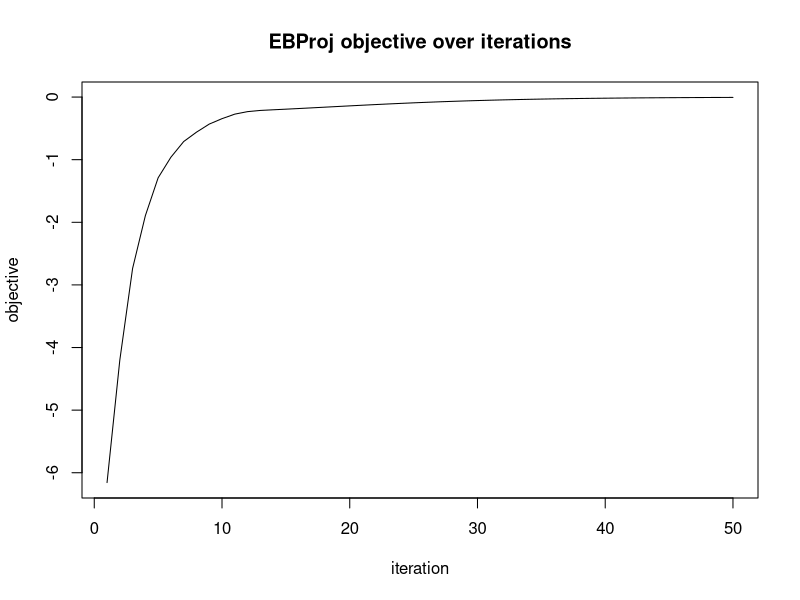
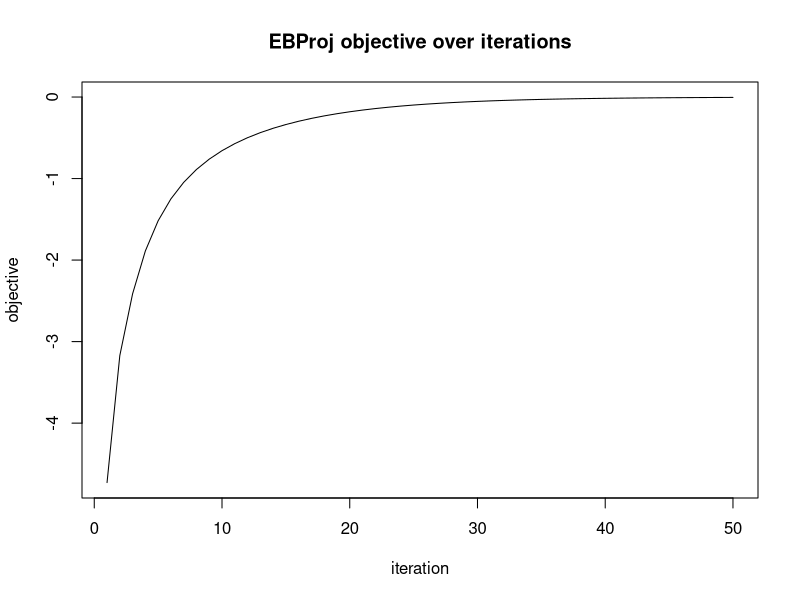
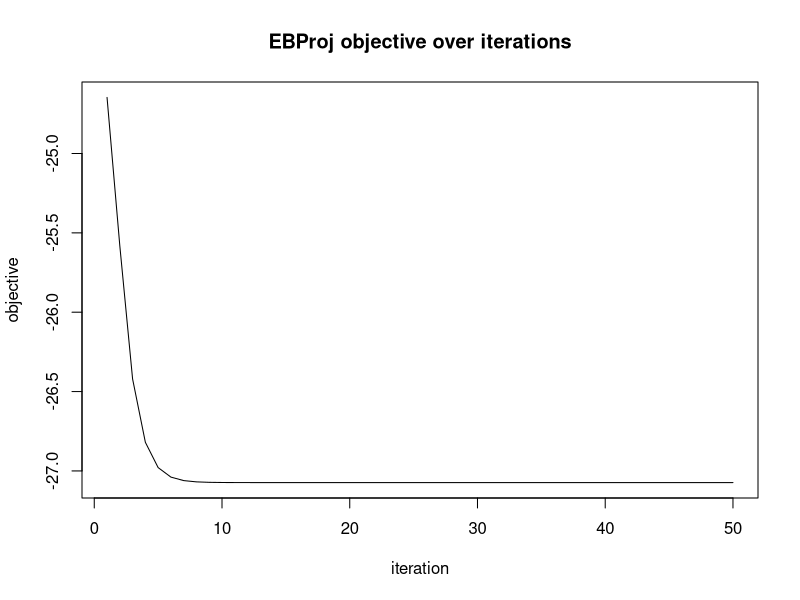
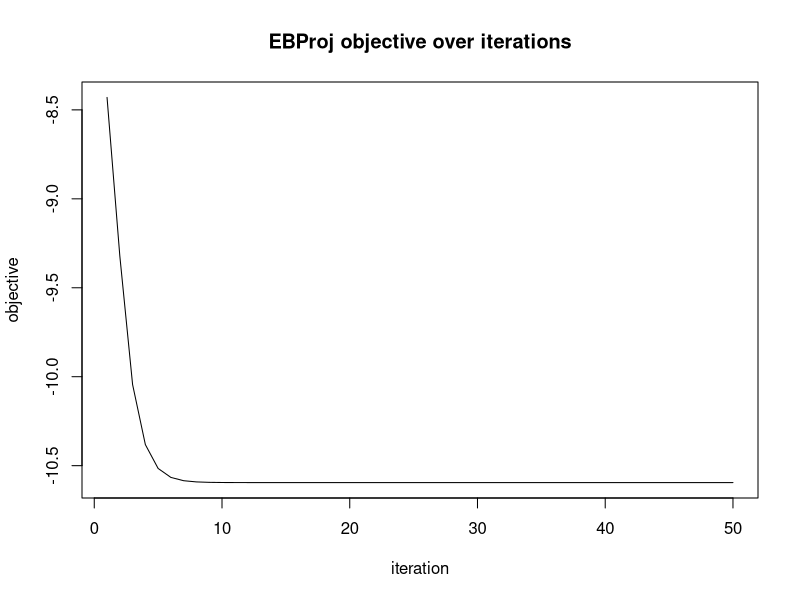
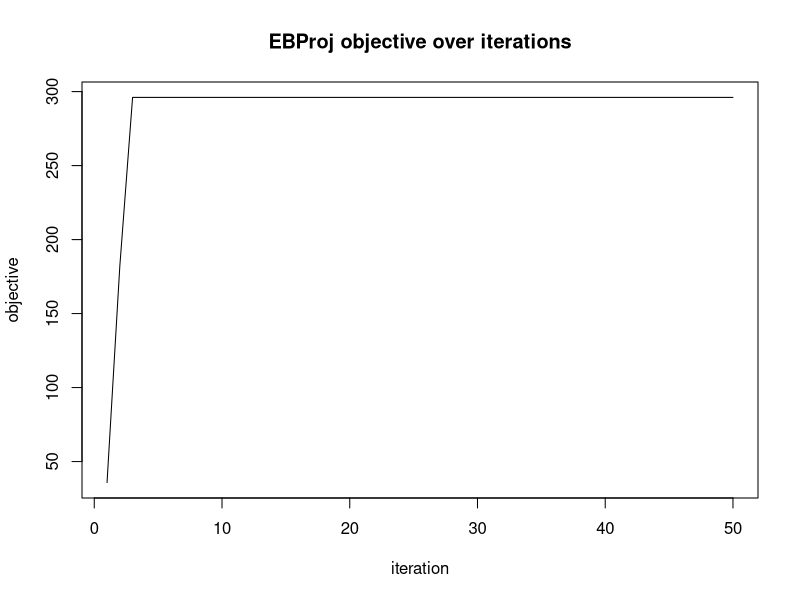
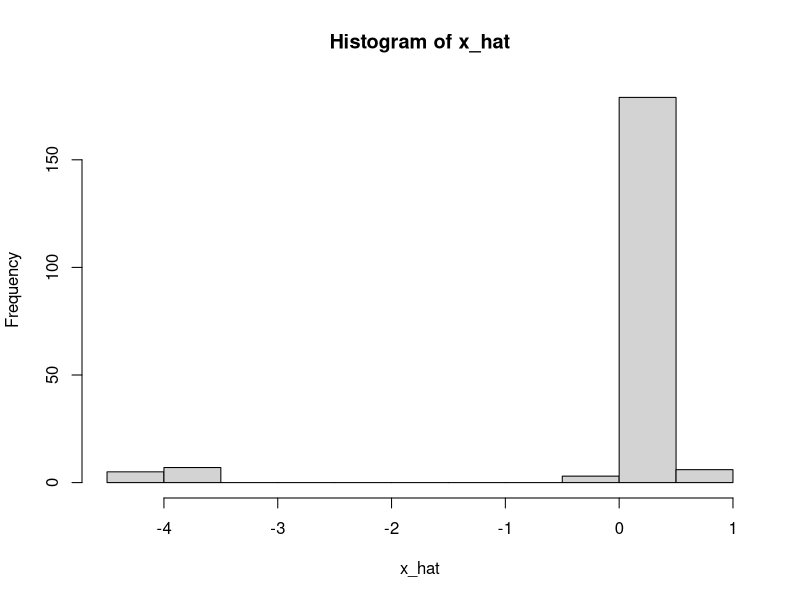
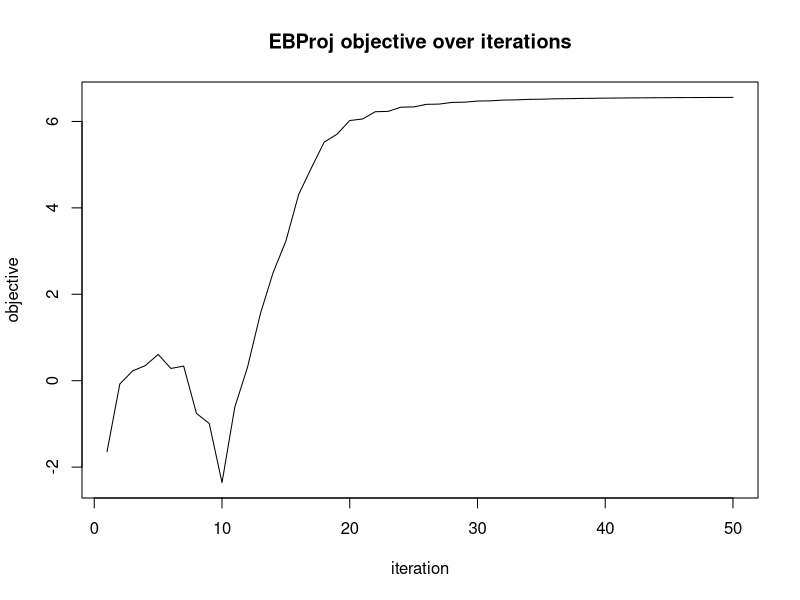
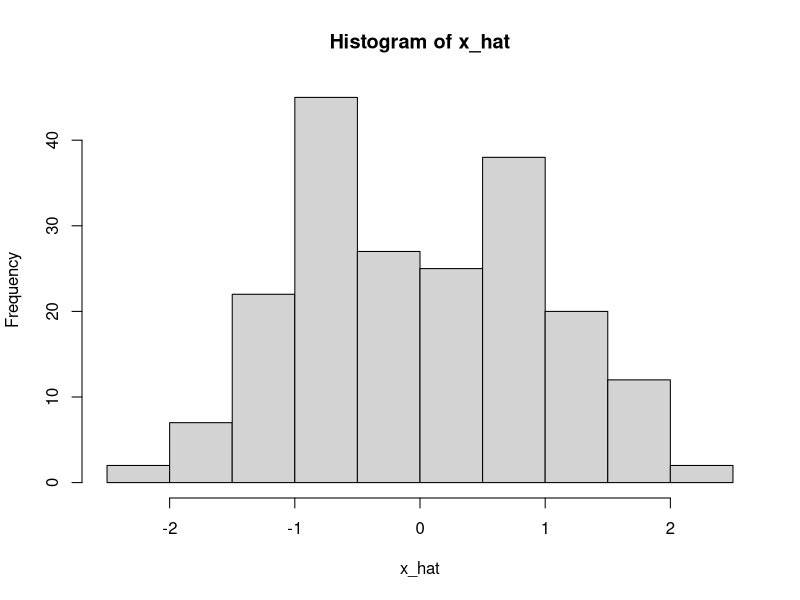

Write the R code that produced these figures, in order.
## ---- chunk 1
# log Z(x, g, sigma2) for binary prior g = (1-p) delta_{y0} + p delta_{y1}
log_Z_binary = function(x, y_0, y_1, p, sigma2) {
  lp0 = log(1 - p) + (2*x*y_0 - y_0^2) / (2*sigma2)
  lp1 = log(p)     + (2*x*y_1 - y_1^2) / (2*sigma2)
  m   = pmax(lp0, lp1)
  log(exp(lp0 - m) + exp(lp1 - m)) + m
}

# posterior probability of y_1
post_prob1 = function(x, y_0, y_1, p, sigma2) {
  lp0 = log(1 - p) + (2*x*y_0 - y_0^2) / (2*sigma2)
  lp1 = log(p)     + (2*x*y_1 - y_1^2) / (2*sigma2)
  m   = pmax(lp0, lp1)
  e0  = exp(lp0 - m);  e1 = exp(lp1 - m)
  e1 / (e0 + e1)
}

# posterior mean M(x; sigma2, g)
post_mean_binary = function(x, y_0, y_1, p, sigma2) {
  pi1 = post_prob1(x, y_0, y_1, p, sigma2)
  (1 - pi1)*y_0 + pi1*y_1
}

# dM/dx = pi1*(1-pi1)*(y1-y0)^2 / sigma2
post_mean_deriv_binary = function(x, y_0, y_1, p, sigma2) {
  pi1 = post_prob1(x, y_0, y_1, p, sigma2)
  pi1 * (1 - pi1) * (y_1 - y_0)^2 / sigma2
}
## ---- chunk 2
ebproj_init = function(U, b=0, tau=1) {
  k   = ncol(U)
  n = nrow(U)
  d = rep(n, k) # So that S=UDU'= nUU' = nP
  w   = rnorm(k)
  w   = w / sqrt(sum(d * w^2))   # normalise to w'Dw = 1
  fit = list(
    U         = U,
    d         = d,
    b         = b,
    w         = w,
    c         = 1,     # scale factor; effective atoms are c*y_0, c*y_1
    y_0       = -1,
    y_1       = 1,
    p         = 0.5,
    objective = NULL,
    tau       = tau
  )
  return(fit)
}
## ---- chunk 3
#initializes by first running fastICA (with c=sigma^2) to get w, and then 
ebproj_init_fastica = function(U,b=0){
  fit = ebproj_init(U,b)
  n      = nrow(fit$U)
  k      = ncol(fit$U)
  nu     = n - k - 2*fit$b
  sigma2 = n / (nu * fit$tau)
  fit$c = sigma2
  fit = ebproj_fit(fit,fix_g=TRUE, fix_tau= TRUE)
  x = ebproj_calc_x(fit)
  fit$c = mean(x * tanh(x))
  fit$tau = n/(fit$c * nu) # so that sigma2 = fit$c
  return(fit)
}

ebproj_calc_x = function(fit){
  as.vector(fit$U %*% (fit$d * fit$w))
}
## ---- chunk 4
ebproj_objective = function(fit) {
  n      = nrow(fit$U)
  k      = ncol(fit$U)
  nu     = n - k - 2*fit$b
  sigma2 = n / (nu * fit$tau)

  ey0 = fit$c * fit$y_0;  ey1 = fit$c * fit$y_1   # effective atoms
  x = ebproj_calc_x(fit)
  J   = sum(log_Z_binary(x, ey0, ey1, fit$p, sigma2))
  obj = (nu/2) * (log(fit$tau) - fit$tau + 1) + J
  return(obj)
}
## ---- chunk 5
kl_binary = function(pi1, p) {
  pi0 = 1 - pi1
  # clamp to avoid log(0)
  pi0 = pmax(pi0, 1e-300);  pi1 = pmax(pi1, 1e-300)
  sum(pi0 * log(pi0 / (1 - p)) + pi1 * log(pi1 / p))
}

ebproj_primal_objective = function(fit) {
  n      = nrow(fit$U)
  k      = ncol(fit$U)
  nu     = n - k - 2*fit$b
  sigma2 = n / (nu * fit$tau)

  ey0 = fit$c * fit$y_0;  ey1 = fit$c * fit$y_1
  x    = ebproj_calc_x(fit)
  pi1  = post_prob1(x, ey0, ey1, fit$p, sigma2)
  vbar = post_mean_binary(x, ey0, ey1, fit$p, sigma2)

  Uv   = as.vector(t(fit$U) %*% vbar)
  Uq   = sum((1 - pi1) * ey0^2 + pi1 * ey1^2)   # E_q[v'v] second moment
  # rho_hat = vbar' P vbar / U_q, with P = S/n and S = UDU'
  rho  = sum(fit$d * Uv^2) / (n * Uq)

  kl   = kl_binary(pi1, fit$p)
  obj  = (nu/2) * (log(fit$tau) - fit$tau * (1 - rho) + 1) - kl
  return(obj)
}
## ---- chunk 6
ebproj_update_w = function(fit, hessian = "ica", eps = 1e-6) {
  n      = nrow(fit$U)
  k      = ncol(fit$U)
  nu     = n - k - 2*fit$b
  sigma2 = n / (nu * fit$tau)

  ey0 = fit$c * fit$y_0;  ey1 = fit$c * fit$y_1
  x = ebproj_calc_x(fit)          # UDw, length n
  Mx       = post_mean_binary(x, ey0, ey1, fit$p, sigma2)
  Mpx      = post_mean_deriv_binary(x, ey0, ey1, fit$p, sigma2)

  w_target = as.vector(t(fit$U) %*% Mx)                    # U^T M(x), length k

  # diagonal of S: S_ii = sum_j U_ij^2 d_j
  S_diag = as.vector((fit$U^2) %*% fit$d)                  # length n

  H_diag = switch(hessian,
    diag  = { c_j = as.vector(t(fit$U^2) %*% Mpx); c_j * fit$d },
    trace = { c_t = sum(Mpx * S_diag) / sum(fit$d); c_t * fit$d },
    iso   = { c_i = sum(Mpx * S_diag) / k; rep(c_i, k) },
    ica   = { c_c = sum(Mpx); rep(c_c, k) },
    none  = rep(0, k),
    stop("hessian must be one of: 'diag', 'trace', 'iso', 'ica', 'none'")
  )

  # Lagrange multiplier; ensure lambda > max(H_diag) for positive definiteness
  lambda = max(sum(fit$d * fit$w * w_target), max(H_diag) + eps)

  w_new  = (w_target - H_diag * fit$w) / (lambda - H_diag)
  # normalise to w'Dw = 1
  scale  = sqrt(sum(fit$d * w_new^2))
  fit$w  = w_new / scale
  return(fit)
}

# Full EM update for binary prior: update (p, y_0, y_1), reset c = 1.
# Since (c, y_0, y_1, p) ~ (1, c*y_0, c*y_1, p) the parameterisation is
# over-complete; we absorb c into y_0, y_1 after each full update.
ebproj_update_g = function(fit) {
  n      = nrow(fit$U)
  k      = ncol(fit$U)
  nu     = n - k - 2*fit$b
  sigma2 = n / (nu * fit$tau)

  ey0 = fit$c * fit$y_0;  ey1 = fit$c * fit$y_1
  x = ebproj_calc_x(fit)
  
  pi1 = post_prob1(x, ey0, ey1, fit$p, sigma2)
  pi0 = 1 - pi1

  fit$p   = mean(pi1)
  fit$y_0 = sum(pi0 * x) / sum(pi0)   # effective atom absorbed into y_0
  fit$y_1 = sum(pi1 * x) / sum(pi1)   # effective atom absorbed into y_1
  fit$c   = 1                          # reset after absorbing scale
  return(fit)
}

# Scale-only update: fix the base prior g_0 = (p, y_0, y_1) and optimise c by
# maximising J(w, c*g_0) over c > 0 via 1-D exact optimisation.
ebproj_update_c = function(fit) {
  n      = nrow(fit$U)
  k      = ncol(fit$U)
  nu     = n - k - 2*fit$b
  sigma2 = n / (nu * fit$tau)

  x = ebproj_calc_x(fit)
  obj_c = function(log_c) {
    cc = exp(log_c)
    sum(log_Z_binary(x, cc * fit$y_0, cc * fit$y_1, fit$p, sigma2))
  }
  res   = optimize(obj_c, c(-5, 5), maximum = TRUE)
  fit$c = exp(res$maximum)
  return(fit)
}

# update tau using rho = vbar' P vbar / U_q, tau = 1/(1-rho)
ebproj_update_tau = function(fit) {
  n      = nrow(fit$U)
  k      = ncol(fit$U)
  nu     = n - k - 2*fit$b
  sigma2 = n / (nu * fit$tau)

  ey0  = fit$c * fit$y_0;  ey1 = fit$c * fit$y_1
  x    = ebproj_calc_x(fit)
  pi1  = post_prob1(x, ey0, ey1, fit$p, sigma2)
  vbar = post_mean_binary(x, ey0, ey1, fit$p, sigma2)

  # P = S/n = U D U'/n, so vbar' P vbar = (1/n) (U'vbar)' D (U'vbar)
  Uv      = as.vector(t(fit$U) %*% vbar)
  Uq      = sum((1 - pi1) * ey0^2 + pi1 * ey1^2)   # E_q[v'v] second moment
  rho     = sum(fit$d * Uv^2) / (n * Uq)
  fit$tau = 1 / (1 - rho)
  return(fit)
}
## ---- chunk 7
# Updates tau, g, w in that order (does the Newton step last. This way if w has a good initial value then the updated tau,g will be good and so the next update of w will use those good tau, g)
# fix_g   = TRUE            : skip all prior updates (freeze g entirely)
# fix_g   = FALSE, fix_g0 = TRUE  : update only c (fix base prior g_0)
# fix_g   = FALSE, fix_g0 = FALSE : full update of (p, y_0, y_1), reset c = 1
ebproj_fit = function(fit, hessian = "ica",
                      fix_w = FALSE, fix_g = FALSE, fix_g0 = FALSE, fix_tau = FALSE,
                      max_iter = 100, tol = 1e-6, verbose = FALSE) {
  fit$objective = ebproj_objective(fit)

  for (iter in seq_len(max_iter)) {
    if (!fix_tau) fit = ebproj_update_tau(fit)
    
    if (!fix_g) {
      if (fix_g0) fit = ebproj_update_c(fit)   # only scale
      else        fit = ebproj_update_g(fit)    # full (p, y_0, y_1) update
    }
    
    if (!fix_w) fit = ebproj_update_w(fit, hessian = hessian)
    
    obj_new = ebproj_objective(fit)

    if (verbose)
      cat(sprintf("iter %3d  obj = %.6f  tau = %.4f  p = %.4f  y0 = %.3f  y1 = %.3f\n",
                  iter, obj_new, fit$tau, fit$p, fit$y_0, fit$y_1))

    if (!is.null(fit$objective) && abs(obj_new - fit$objective) < tol) {
      fit$objective = obj_new
      break
    }
    fit$objective = obj_new
  }
  fit$iter = iter
  return(fit)
}
## ---- chunk 8
set.seed(1)
n = 200; p_dim = 1000; k = 10

# true source: binary with p = 0.5
p_true = 0.5
s_raw  = as.numeric(runif(n) < p_true)
s_true = (s_raw - p_true) / sqrt(p_true * (1 - p_true))   # zero-mean, unit-var

# mix into high-dimensional data
a = rnorm(p_dim)
a = a / sqrt(sum(a^2))
X = outer(a, s_true) + matrix(rnorm(p_dim * n, 0, 0.1), p_dim, n)
## ---- chunk 9
Xcenter = X - rowMeans(X)
sv = svd(Xcenter, nu = 0, nv = k)
U  = sv$v              # n x k
## ---- chunk 10
fit = ebproj_init_fastica(U,b=k/2)
fit = ebproj_fit(fit, max_iter = 200, fix_g = TRUE, fix_tau = TRUE, verbose = TRUE)
fit = ebproj_fit(fit, max_iter = 200, fix_g0 = TRUE, fix_tau = TRUE, verbose = TRUE)
# check recovery: x = UDw gives the n-vector of projections
x_hat = ebproj_calc_x(fit)
cat(sprintf("Correlation with true source: %.4f\n", abs(cor(x_hat, s_true))))
## ---- chunk 11
fit = ebproj_fit(fit, max_iter = 200, verbose = TRUE)
cat(sprintf("Converged in %d iterations\n", fit$iter))
cat(sprintf("Estimated p = %.3f (true = %.3f)\n", fit$p, p_true))
cat(sprintf("y_0 = %.3f, y_1 = %.3f\n", fit$y_0, fit$y_1))

# check recovery: x = UDw gives the n-vector of projections
x_hat = ebproj_calc_x(fit)
cat(sprintf("Correlation with true source: %.4f\n", abs(cor(x_hat, s_true))))
## ---- chunk 12
set.seed(2)
fit_verbose = ebproj_init(U, b = 1)
objs = numeric(50)
for (iter in 1:50) {
  fit_verbose = ebproj_update_tau(fit_verbose)
  fit_verbose = ebproj_update_g(fit_verbose)
  fit_verbose = ebproj_update_w(fit_verbose)
  objs[iter]  = ebproj_objective(fit_verbose)
}
plot(objs, type = "l", xlab = "iteration", ylab = "objective",
     main = "EBProj objective over iterations")
## ---- chunk 13
set.seed(2)
fit_verbose = ebproj_init(U, b = 1)
objs = numeric(50)
for (iter in 1:50) {
  fit_verbose = ebproj_update_tau(fit_verbose)
  fit_verbose = ebproj_update_g(fit_verbose)
  fit_verbose = ebproj_update_w(fit_verbose, hessian="none")
  objs[iter]  = ebproj_objective(fit_verbose)
}
plot(objs, type = "l", xlab = "iteration", ylab = "objective",
     main = "EBProj objective over iterations")
## ---- chunk 14
set.seed(2)
fit_verbose = ebproj_init(U, b = 1)
objs = numeric(50)
objs_primal = numeric(50)
for (iter in 1:50) {
  fit_verbose = ebproj_update_tau(fit_verbose)
  objs[iter]  = ebproj_objective(fit_verbose)
  objs_primal[iter] = ebproj_primal_objective(fit_verbose)
}
plot(objs, type = "l", xlab = "iteration", ylab = "objective",
     main = "EBProj objective over iterations")
plot(objs_primal, type = "l", xlab = "iteration", ylab = "objective",
     main = "EBProj objective over iterations")
## ---- chunk 15
# plot objective over iterations to check convergence
set.seed(2)
fit_verbose = ebproj_init_fastica(U, b = 1)
objs = numeric(50)
for (iter in 1:50) {
  fit_verbose = ebproj_update_tau(fit_verbose)
  fit_verbose = ebproj_update_g(fit_verbose)
  fit_verbose = ebproj_update_w(fit_verbose)
  objs[iter]  = ebproj_objective(fit_verbose)
}
plot(objs, type = "l", xlab = "iteration", ylab = "objective",
     main = "EBProj objective over iterations")
## ---- chunk 16
set.seed(1)
n = 200; p_dim = 1000; k = 10

# true source: binary with p = 0.1
p_true = 0.1
s_raw  = as.numeric(runif(n) < p_true)
s_true = (s_raw - p_true) / sqrt(p_true * (1 - p_true))   # zero-mean, unit-var

# mix into high-dimensional data
a = rnorm(p_dim)
a = a / sqrt(sum(a^2))
X = outer(a, s_true) + matrix(rnorm(p_dim * n, 0, 0.1), p_dim, n)
## ---- chunk 17
Xcenter = X - rowMeans(X)
sv = svd(Xcenter, nu = 0, nv = k)
U  = sv$v              # n x k
## ---- chunk 18
fit = ebproj_init_fastica(U, b = k/2)
fit = ebproj_fit(fit, max_iter = 200, fix_g = TRUE, fix_tau = TRUE, verbose = TRUE)
fit = ebproj_fit(fit, max_iter = 200, fix_g0 = TRUE, fix_tau = TRUE, verbose = TRUE)
# check recovery: x = UDw gives the n-vector of projections
x_hat = ebproj_calc_x(fit)
cat(sprintf("Correlation with true source: %.4f\n", abs(cor(x_hat, s_true))))
## ---- chunk 19
fit = ebproj_fit(fit, max_iter = 200, verbose = TRUE)
cat(sprintf("Converged in %d iterations\n", fit$iter))
cat(sprintf("Estimated p = %.3f (true = %.3f)\n", fit$p, p_true))
cat(sprintf("y_0 = %.3f, y_1 = %.3f\n", fit$y_0, fit$y_1))

# check recovery: x = UDw gives the n-vector of projections
x_hat = ebproj_calc_x(fit)
cat(sprintf("Correlation with true source: %.4f\n", abs(cor(x_hat, s_true))))
## ---- chunk 20
hist(x_hat)
fit$y_0 = min(x_hat)
fit$y_1 = max(x_hat)
fit = ebproj_fit(fit, max_iter = 200, verbose = TRUE)
cat(sprintf("Converged in %d iterations\n", fit$iter))
cat(sprintf("Estimated p = %.3f (true = %.3f)\n", fit$p, p_true))
cat(sprintf("y_0 = %.3f, y_1 = %.3f\n", fit$y_0, fit$y_1))
cat(sprintf("Correlation with true source: %.4f\n", abs(cor(x_hat, s_true))))
## ---- chunk 21
set.seed(2)
fit_verbose = ebproj_init(U, b = 1)
objs = numeric(50)
for (iter in 1:50) {
  fit_verbose = ebproj_update_tau(fit_verbose)
  fit_verbose = ebproj_update_g(fit_verbose)
  fit_verbose = ebproj_update_w(fit_verbose)
  objs[iter]  = ebproj_objective(fit_verbose)
}
plot(objs, type = "l", xlab = "iteration", ylab = "objective",
     main = "EBProj objective over iterations")
x_hat = ebproj_calc_x(fit_verbose)
cat(sprintf("Correlation with true source: %.4f\n", abs(cor(x_hat, s_true))))
hist(x_hat)
## ---- chunk 22
set.seed(2)
fit = ebproj_init(U, b = 1, tau = 1)
fit = ebproj_fit(fit, max_iter = 200, fix_tau=TRUE, verbose = TRUE)
## ---- chunk 23
set.seed(2)
fit = ebproj_init(U, b = 1, tau = 1)
fit = ebproj_fit(fit, max_iter = 200, fix_tau=TRUE, verbose = TRUE)
